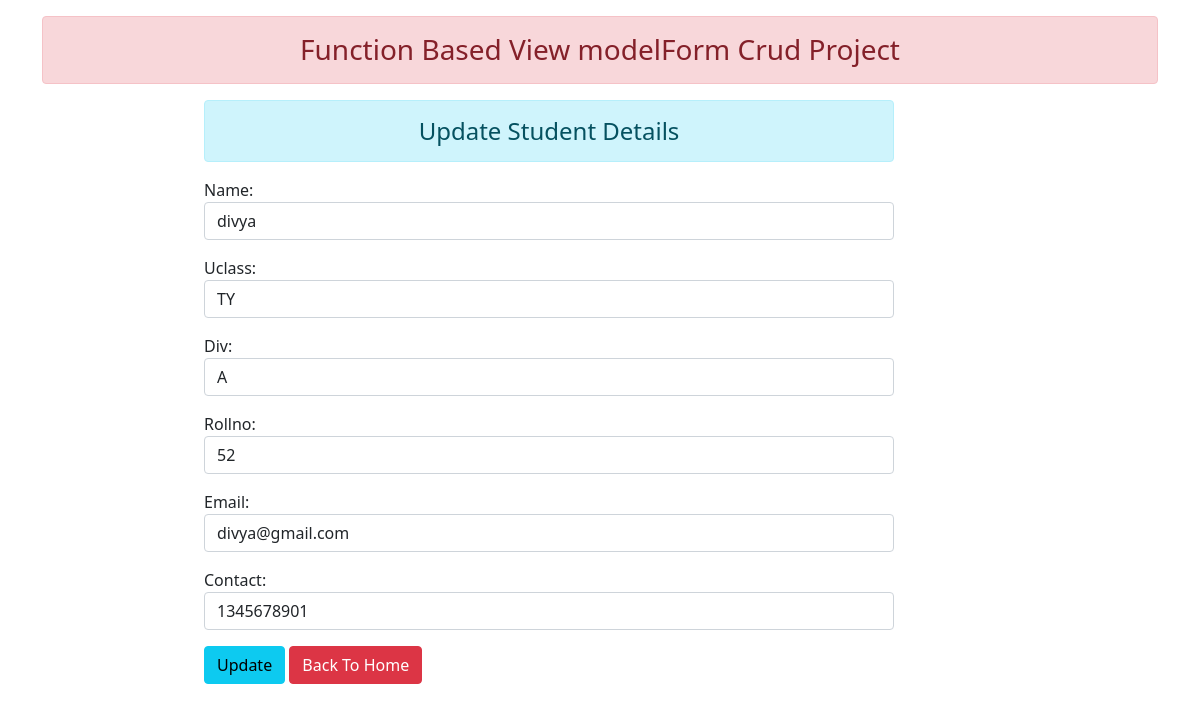
Screenshot of /3/ with the database file from the repository.
### enroll/models.py (models this page shows)
class User(models.Model):
    name = models.CharField(max_length=50)
    uclass = models.CharField(max_length=50)
    div = models.CharField(max_length=50)
    rollno = models.CharField(max_length=50)
    email = models.EmailField(max_length=100)
    contact = models.CharField(max_length=50)

### enroll/views.py (the view)
# urls.py: path('<int:id>/', views.update , name = 'update')
def update(request, id):
    if request.method == "POST":
        pi = User.objects.get(pk=id)
        fm =Student(request.POST, instance=pi)
        if fm.is_valid():
            fm.save()
    else:
        pi = User.objects.get(pk=id)
        fm = Student(instance=pi)
    return render(request,'update.html',{'form':fm})

### enroll/forms.py
class Student(forms.ModelForm):
    class Meta:
        model = User
        fields =['name', 'uclass','div','rollno','email','contact']
        widgets = {
            'name': forms.TextInput(attrs={'class':'form-control'}),
            'uclass': forms.TextInput(attrs={'class': 'form-control'}),
            'div': forms.TextInput(attrs={'class': 'form-control'}),
            'rollno': forms.TextInput(attrs={'class': 'form-control'}),
            'email': forms.EmailInput(attrs={'class': 'form-control'}),
            'contact': forms.TextInput(attrs={'class': 'form-control'}),
        }

### templates/update.html (shortened to what this page needs)
{% extends 'base.html'%}
{% load static %}
{% block content %}
<div class="row">
    <div class="col-sm-7 offset-2" >
        <h4 class="text-center alert alert-info">Update Student Details</h4>
        <form action="" method="post">
            {{form.as_p}}
            <input type="submit" value="Update" class="btn btn-info">
            <a href="{% url 'add_show'%}" class="btn btn-danger">Back To Home</a>
        </form>
    </div>
</div>
{% endblock %}

### rows the page displays
User: name "divya", uclass "TY", div "A", rollno "52", email "divya@gmail.com", contact "1345678901"
